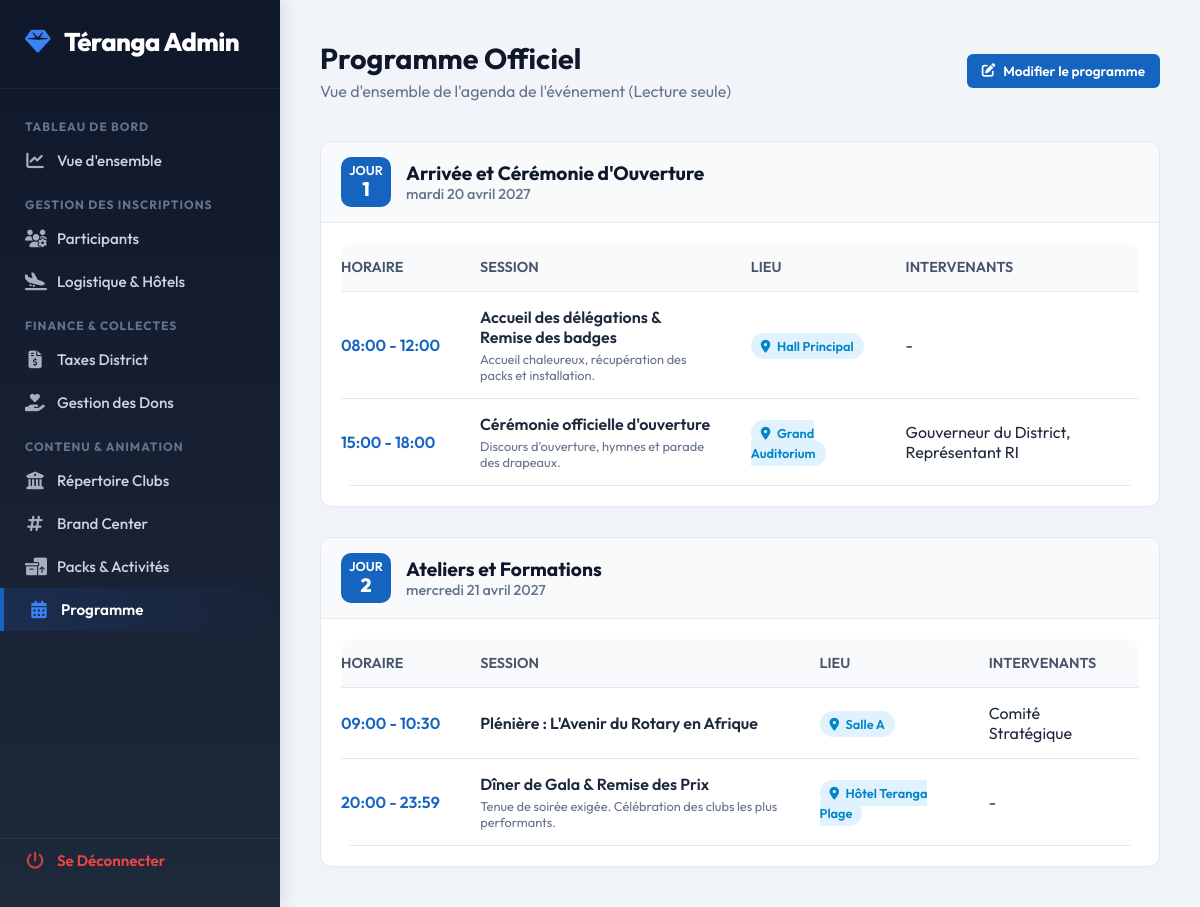
The page /gestion/programme/ (signed in) on the database its author committed.
### core/models.py (models this page shows, shortened)
class EventDay(models.Model):
    event = models.ForeignKey(Event, on_delete=models.CASCADE, related_name='days')
    date = models.DateField()
    title = models.CharField("Titre de la journée", max_length=200)
    class Meta:
        ordering = ['date']
        verbose_name = "Jour du Programme"
        verbose_name_plural = "Jours du Programme"

class EventSession(models.Model):
    day = models.ForeignKey(EventDay, on_delete=models.CASCADE, related_name='sessions')
    start_time = models.TimeField("Heure de début")
    end_time = models.TimeField("Heure de fin")
    title = models.CharField("Titre de la session", max_length=200)
    description = models.TextField("Description", blank=True)
    location = models.CharField("Lieu", max_length=200, blank=True)
    speakers = models.CharField("Intervenants", max_length=200, blank=True)
    class Meta:
        ordering = ['start_time']
        verbose_name = "Session du Programme"
        verbose_name_plural = "Sessions du Programme"

### core/views.py (the view)
# urls.py: path('gestion/programme/', views.custom_admin_programme, name='custom_admin_programme'),
@user_passes_test(is_admin, login_url='/')
def custom_admin_programme(request):
    days = EventDay.objects.prefetch_related('sessions').all().order_by('date')
    paginator = Paginator(days, 5) # 5 days per page
    page_number = request.GET.get('page')
    page_obj = paginator.get_page(page_number)
    return render(request, 'custom_admin/programme.html', {'days': days, 'page_obj': page_obj})

### core/views.py (called while the page is built)
def is_admin(user):
    return user.is_authenticated and user.is_staff

### templates/custom_admin/programme.html (shortened to what this page needs)
{% extends 'custom_admin/base_admin.html' %}
{% block admin_content %}
<div class="header">
    <div>
        <h2 style="color: #0f172a; font-size: 1.8rem; margin-bottom: 5px;">Programme Officiel</h2>
        <p style="color: #64748b;">Vue d'ensemble de l'agenda de l'événement (Lecture seule)</p>
    </div>
    <a href="/admin/core/eventday/" class="action-btn" style="background: var(--primary); color: white; display: inline-flex; align-items: center; gap: 8px;">
        <i class="fa-solid fa-pen-to-square"></i> Modifier le programme
    </a>
</div>
<div style="display: flex; flex-direction: column; gap: 30px;">
    {% for day in page_obj %}
    <div style="background: white; border-radius: 12px; box-shadow: 0 4px 6px rgba(0,0,0,0.02); border: 1px solid #e2e8f0; overflow: hidden;">
        <div style="background: #f8fafc; padding: 15px 20px; border-bottom: 1px solid #e2e8f0; display: flex; align-items: center; gap: 15px;">
            <div style="background: var(--primary); color: white; width: 50px; height: 50px; border-radius: 10px; display: flex; flex-direction: column; justify-content: center; align-items: center; line-height: 1.2;">
                <span style="font-size: 0.8rem; font-weight: 600; text-transform: uppercase;">Jour</span>
                <span style="font-size: 1.2rem; font-weight: 800;">{{ forloop.counter }}</span>
            </div>
            <div>
                <h3 style="color: #0f172a; font-size: 1.2rem; margin: 0;">{{ day.title }}</h3>
                <p style="color: #64748b; font-size: 0.9rem; margin: 0; font-weight: 500;">{{ day.date|date:"l d F Y" }}</p>
            </div>
        </div>
        <div style="padding: 20px;">
            {% if day.sessions.all %}
                <table style="box-shadow: none; border: none; margin: 0;">
                    <thead style="background: transparent;">
                        <tr>
                            <th style="padding-left: 0;">Horaire</th>
                            <th>Session</th>
                            <th>Lieu</th>
                            <th>Intervenants</th>
                        </tr>
                    </thead>
                    <tbody>
                        {% for session in day.sessions.all %}
                        <tr>
                            <td style="padding-left: 0; font-weight: 600; color: var(--primary); white-space: nowrap;">
                                {{ session.start_time|time:"H:i" }} - {{ session.end_time|time:"H:i" }}
                            </td>
                            <td style="font-weight: 600; color: #1e293b;">
                                {{ session.title }}
                                {% if session.description %}
                                <p style="font-size: 0.8rem; color: #64748b; margin-top: 4px; font-weight: 400;">{{ session.description|truncatewords:15 }}</p>
                                {% endif %}
                            </td>
                            <td><span class="badge" style="background: #e0f2fe; color: #0284c7;"><i class="fa-solid fa-location-dot" style="margin-right: 4px;"></i> {{ session.location|default:"-" }}</span></td>
                            <td>{{ session.speakers|default:"-" }}</td>
                        </tr>
                        {% endfor %}
                    </tbody>
                </table>
            {% else %}
                <p style="color: #94a3b8; font-style: italic; margin: 0;">Aucune session planifiée pour cette journée.</p>
            {% endif %}
        </div>
    </div>
    {% endfor %}
</div>
{% endblock %}

### templates/custom_admin/base_admin.html (style rules this page uses)
:root { --bg-body: #f1f5f9; --bg-sidebar: #0B2149; --text-sidebar: #cbd5e1; --primary: #1565c0; --success: #10b981; --danger: #ef4444; }
* { margin: 0; padding: 0; box-sizing: border-box; font-family: 'Outfit', sans-serif; }
body { display: flex; min-height: 100vh; background-color: var(--bg-body); color: #1e293b; }
.header { display: flex; justify-content: space-between; align-items: center; margin-bottom: 40px; }
table { width: 100%; border-collapse: collapse; background: white; border-radius: 12px; overflow: hidden; box-shadow: 0 4px 6px rgba(0,0,0,0.02); }
th, td { padding: 15px 20px; text-align: left; border-bottom: 1px solid #e2e8f0; }
th { background: #f8fafc; font-weight: 600; color: #475569; font-size: 0.9rem; text-transform: uppercase; }
.badge { padding: 5px 10px; border-radius: 20px; font-size: 0.8rem; font-weight: 600; }
.action-btn { padding: 8px 15px; border-radius: 6px; text-decoration: none; font-size: 0.85rem; font-weight: 600; }

### rows shown on the page
EventDay: title "Arrivée et Cérémonie d'Ouverture", date "mardi 20 avril 2027"
EventSession: start_time "08:00", end_time "12:00", title "Accueil des délégations & Remise des badges", description "Accueil chaleureux, récupération des packs et installation.", location "Hall Principal", speakers "-"
EventSession: start_time "15:00", end_time "18:00", title "Cérémonie officielle d'ouverture", description "Discours d'ouverture, hymnes et parade des drapeaux.", location "Grand Auditorium", speakers "Gouverneur du District, Représentant RI"
EventDay: title "Ateliers et Formations", date "mercredi 21 avril 2027"
EventSession: start_time "09:00", end_time "10:30", title "Plénière : L'Avenir du Rotary en Afrique", location "Salle A", speakers "Comité Stratégique"
EventSession: start_time "20:00", end_time "23:59", title "Dîner de Gala & Remise des Prix", description "Tenue de soirée exigée. Célébration des clubs les plus performants.", location "Hôtel Teranga Plage", speakers "-"
